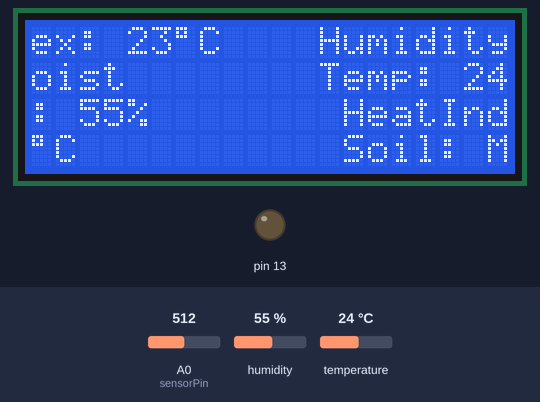
The sketch below on a simulated Arduino Uno, built with avr-gcc and run on an emulated ATmega328P. On the bench: 20×4 character LCD, output pins drawn as LEDs (lit = HIGH). The test bench sets the inputs (shaded band); at power-on: A0 (sensorPin) = 512, humidity 55 %, temperature 24 °C. What the sketch prints to the serial monitor is not drawn.

Above: at 5.8 s.
5.9 s: A0 (sensorPin) set to 985
13.5 s: A0 (sensorPin) set to 1015
At 19.6 s:
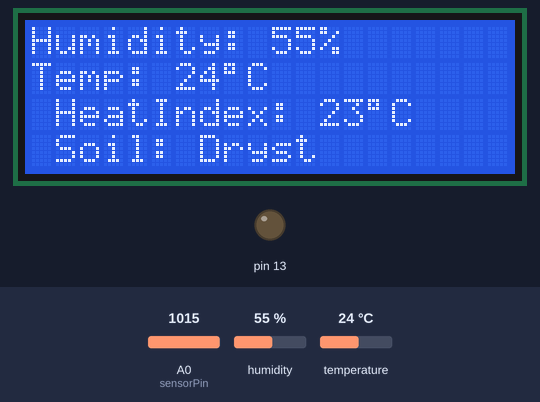
21.1 s: humidity set to 22 %
At 28.6 s:
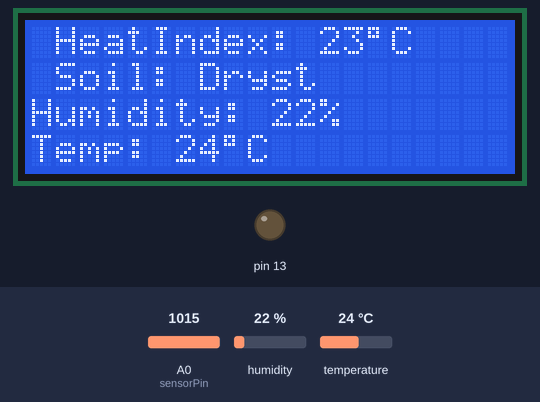
28.7 s: temperature set to 14 °C
At 33.8 s:
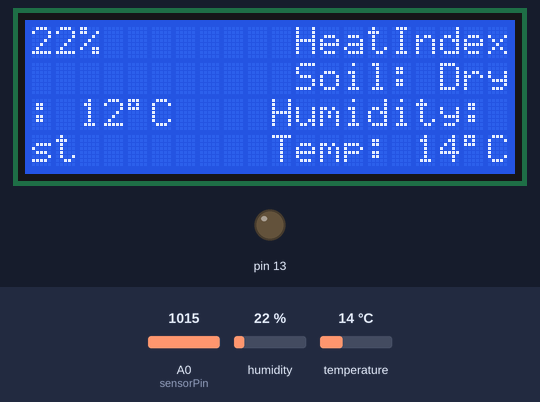
36.3 s: temperature set to 11 °C
At 43.8 s:
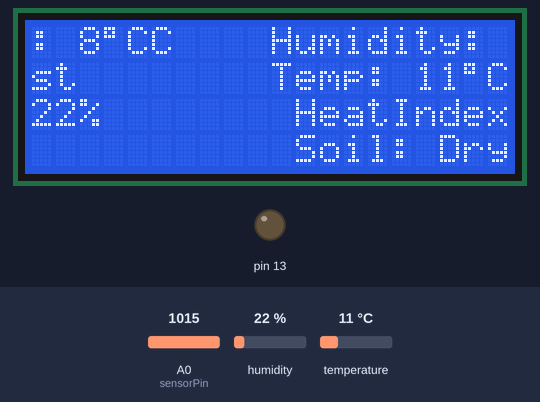
43.9 s: A0 (sensorPin) set to 990
At 49.1 s:
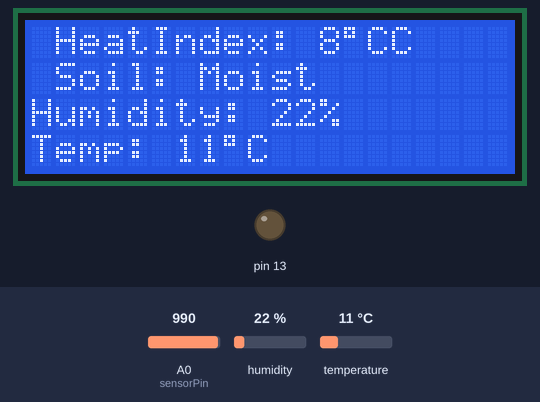

Measured:
- the behaviour switches between 999 and 1000 on A0 (sensorPin) (found by bisection; images 0 and 1)
- the behaviour switches between 13 and 12 °C on temperature (found by bisection; images 3 and 4)
- after the input at 13.5 s, the display: first changes after 2.0 s (image 1 shows a later state)
- after the input at 36.3 s, the display: first differs from a run without the input after 4.7 s (image 4 shows a later state)
- after the input at 43.9 s, the display: first changes after 2.2 s (image 5 shows a later state)
- what the display in image 1 shows lasts 2.4 s, from 18.2 s to 20.6 s

The sketch:

PSM_Code.ino
```cpp
#include <Wire.h>
#include <LiquidCrystal_I2C.h>
#include "DHT.h"
#include <Adafruit_Sensor.h>
#define DHTPIN A1     // Digital pin connected to the DHT sensor
#define DHTTYPE DHT11   // DHT 11
DHT dht(DHTPIN, DHTTYPE);
LiquidCrystal_I2C lcd(0x27,20,4);  // set the LCD address to 0x27 for a 16 chars and 2 line display

// Create global varibales to store temperature, humidity, heat index and soil moisture
int t; // temperature in celcius
float f; // temperature in fahrenheit
int h; // humidity
float hif; // heat index in fahrenheit
int hic; // heat index in celcius
int sensorPin = A0;  // digital pin connected to the soil moisture sensor
int sensorValue; // variable to store value read from soil moisture sensor
int limit = 1000;


void setup()
{
  Serial.begin(9600);
  Serial.println(F("Plant Update!"));

  dht.begin();

 //Soil Moisture
 pinMode(13, OUTPUT);

 lcd.init();// initialize the lcd
 lcd.init();

}


void loop()
{

   // scroll positions to the right
  // to move it offscreen right:
  for (int positionCounter = 3; positionCounter < 13 ; positionCounter++) {
    // scroll one position right:
    lcd.scrollDisplayRight();
    // wait a bit:
    delay(300);
  }


  // Wait a few seconds between measurements.
  delay(2000);
  sensorValue = analogRead(sensorPin);

  // Reading temperature or humidity takes about 250 milliseconds!
  // Sensor readings may also be up to 2 seconds 'old'
  int h = dht.readHumidity();
  // Read temperature as Celsius (the default)
  int t = dht.readTemperature();
  // Read temperature as Fahrenheit (isFahrenheit = true)
  float f = dht.readTemperature(true);

  // Check if any reads failed and exit early (to try again).
  if (isnan(h) || isnan(t) || isnan(f)) {
    Serial.println(F("Failed to read from DHT sensor!"));
    return;


}

  // Compute heat index in Fahrenheit (the default)
  float hif = dht.computeHeatIndex(f, h);
  // Compute heat index in Celsius (isFahreheit = false)
  int hic = dht.computeHeatIndex(t, h, false);


  //Display plant update to the LCD.
  lcd.backlight();
  lcd.setCursor(0,0);
  lcd.print("Humidity: ");
  lcd.print(h);
  lcd.print("%");
  lcd.setCursor(0,1);
  lcd.print("Temp: ");
  lcd.print(t);
  lcd.print((char)223);
  lcd.print("C");
  lcd.setCursor(1,2);
  lcd.print("HeatIndex: ");
  lcd.print(hic);
  lcd.print((char)223);
  lcd.print("C");
  lcd.setCursor(1,3);
  lcd.print("Soil: ");
  if (sensorValue<limit) {
  lcd.print("Moist");
 }
 else {
 lcd.print("Dry");
 }


  //Display plant update  on the Monitor
  Serial.print(F(" Humidity: "));
  Serial.print(h);
  Serial.print(F("%  Temperature: "));
  Serial.print(t);
  Serial.print(F("°C "));
  Serial.print(f);
  Serial.print(F("°F  Heat index: "));
  Serial.print(hic);
  Serial.print(F("°C "));
  Serial.print(hif);
  Serial.print(F("°F"));
  Serial.print("   Soil Moisture : ");
   if (sensorValue<limit) {
  Serial.println("Moist");
 }
 else {
 Serial.println("Dry");
 }


}
```
